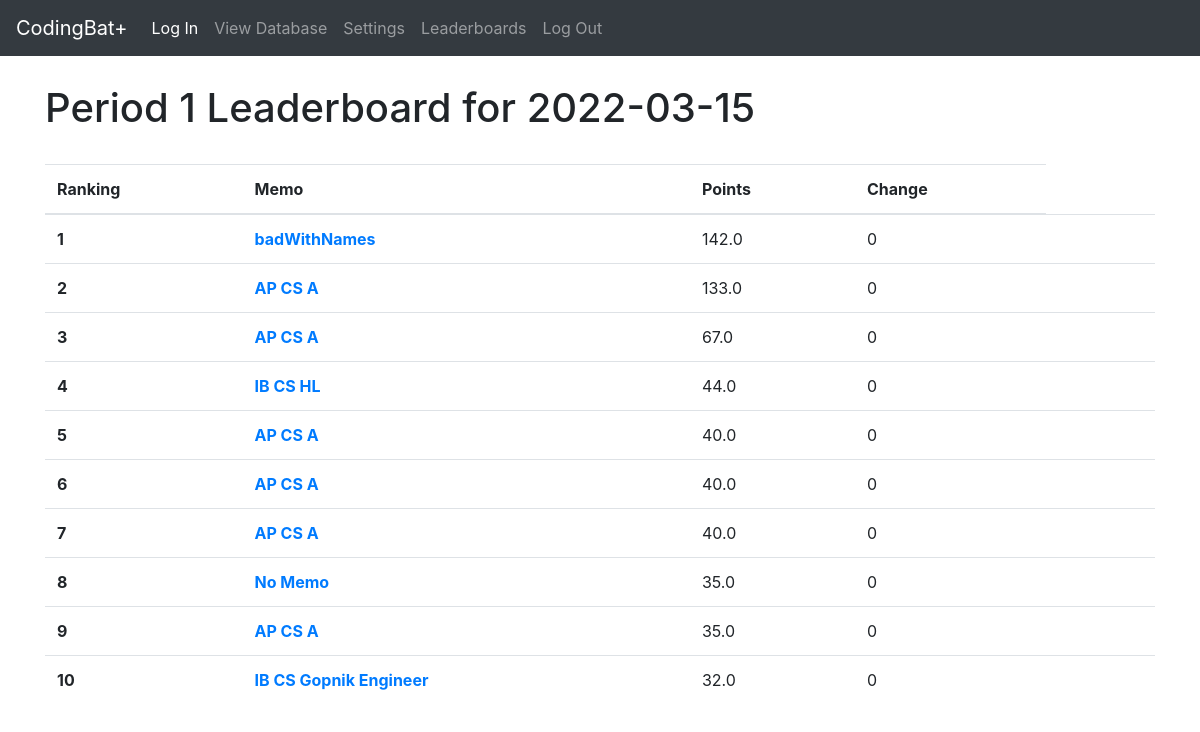
The app's page /leaderboards/1 (signed in) with its own data.
### application/models.py (models this page shows, shortened)
class Scrape(db.Model):
    id = db.Column(db.Integer, primary_key=True)
    points = db.Column(db.Float, nullable=False)
    date = db.Column(db.Date, default=date.today())
    student_id = db.Column(db.Integer, db.ForeignKey('student.id'), nullable=True)
    ranking = db.Column(db.Integer, nullable=True)
    change = db.Column(db.Integer, nullable=True)

class Student(db.Model):
    id = db.Column(db.Integer, primary_key=True)
    email = db.Column(db.String(255), nullable=False)
    memo = db.Column(db.String(255), nullable=False)
    grade = db.Column(db.Integer, default=9)
    gradYear = db.Column(db.Integer, default=2026)
    theClass = db.Column(db.String(255), default="AP Computer Science A")
    period = db.Column(db.Integer, default=1)
    isArchived = db.Column(db.Boolean, default=False)
    scrapes = db.relationship('Scrape', backref='student', lazy=False)

### application/routes.py (the view)
@app_bp.route('/leaderboards/<int:period>', methods=['GET', 'POST'])
@login_required
def leaderboards_period(period):
    date = Scrape.query.order_by(Scrape.date.desc()).first().date
    scrapes = Scrape.query.order_by(Scrape.points.desc()).filter_by(date=date).limit(10).all()
    return render_template("leaderboards-period.html", scrapes=scrapes, period=period)

### application/auth.py (called while the page is built)
@login_manager.user_loader
def load_user(user_id):
    return User.query.get(user_id)

### application/templates/leaderboards-period.html (shortened to what this page needs)
{% extends 'base.html' %}
{% block content %}
<br>
<h1>Period {{period}} Leaderboard for {{scrapes[0].date}}</h1>
<br>
<table class="table">
  <thead>
    <tr>
      <th scope="col">Ranking</th>
      <th scope="col">Memo</th>
      <th scope="col">Points</th>
      <th scope="col">Change</th>
    </tr>
  </thead>
  <tbody>
  {% for scrape in scrapes %}
  {% if scrape.student.period == period %}
    <tr>
      <th scope="row">{{ scrape.ranking }}</th>
      <td><b><a href="/student/{{ scrape.student.id }}" class="card-link">{{scrape.student.memo}}</a></b></td>
        <td>{{scrape.points}}</td>
        <td>{{scrape.change}}</td>
      <td>
</td>
    <td>
    </td>
    </tr>
  {% endif %}
{% endfor %}
  </tbody>
</table>
{% endblock %}

### records on screen
Scrape: date "2022-03-15", ranking "1", student.memo "badWithNames", points "142.0", change "0"
Scrape: ranking "2", student.memo "AP CS A", points "133.0", change "0"
Scrape: ranking "3", student.memo "AP CS A", points "67.0", change "0"
Scrape: ranking "4", student.memo "IB CS HL", points "44.0", change "0"
Scrape: ranking "5", student.memo "AP CS A", points "40.0", change "0"
Scrape: ranking "6", student.memo "AP CS A", points "40.0", change "0"
Scrape: ranking "7", student.memo "AP CS A", points "40.0", change "0"
Scrape: ranking "8", student.memo "No Memo", points "35.0", change "0"
Scrape: ranking "9", student.memo "AP CS A", points "35.0", change "0"
Scrape: ranking "10", student.memo "IB CS Gopnik Engineer", points "32.0", change "0"

### other values on screen
{{ period }} "1"
